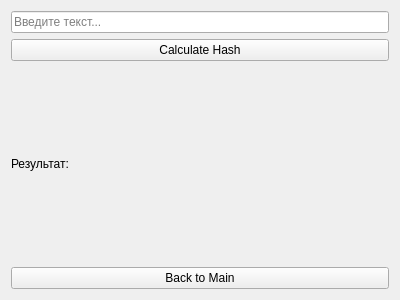
<?xml version="1.0" encoding="UTF-8"?>
<ui version="4.0">
 <class>task2_hash</class>
 <widget class="QWidget" name="task2_hash">
  <property name="geometry">
   <rect>
    <x>0</x>
    <y>0</y>
    <width>400</width>
    <height>300</height>
   </rect>
  </property>
  <property name="windowTitle">
   <string>Form</string>
  </property>
  <layout class="QVBoxLayout" name="verticalLayout">
   <item>
    <widget class="QLineEdit" name="inputLineEdit">
     <property name="placeholderText">
      <string>Введите текст...</string>
     </property>
    </widget>
   </item>
   <item>
    <widget class="QPushButton" name="calculateButton">
     <property name="text">
      <string>Calculate Hash</string>
     </property>
    </widget>
   </item>
   <item>
    <widget class="QLabel" name="resultLabel">
     <property name="text">
      <string>Результат:</string>
     </property>
     <property name="alignment">
      <set>Qt::AlignmentFlag::AlignLeading|Qt::AlignmentFlag::AlignLeft|Qt::AlignmentFlag::AlignVCenter</set>
     </property>
    </widget>
   </item>
   <item>
    <widget class="QPushButton" name="backButton">
     <property name="text">
      <string>Back to Main</string>
     </property>
    </widget>
   </item>
  </layout>
 </widget>
 <resources/>
 <connections/>
</ui>
